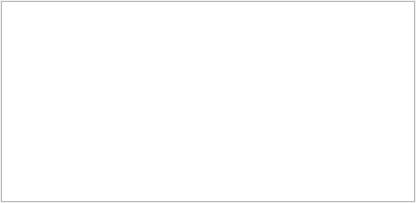
<?xml version="1.0" encoding="UTF-8"?>
<ui version="4.0">
 <class>LogPanel</class>
 <widget class="QWidget" name="LogPanel">
  <property name="geometry">
   <rect>
    <x>0</x>
    <y>0</y>
    <width>416</width>
    <height>203</height>
   </rect>
  </property>
  <property name="sizePolicy">
   <sizepolicy hsizetype="Ignored" vsizetype="Ignored">
    <horstretch>0</horstretch>
    <verstretch>0</verstretch>
   </sizepolicy>
  </property>
  <property name="windowTitle">
   <string>Log</string>
  </property>
  <layout class="QHBoxLayout" name="ui_horizontalLayout">
   <property name="spacing">
    <number>3</number>
   </property>
   <property name="margin">
    <number>1</number>
   </property>
   <item>
    <widget class="QTableView" name="ui_tableView"/>
   </item>
  </layout>
  <action name="ui_infoAction">
   <property name="checkable">
    <bool>true</bool>
   </property>
   <property name="checked">
    <bool>false</bool>
   </property>
   <property name="icon">
    <iconset resource="../resources/gui.qrc">
     <normaloff>:/infoIcon</normaloff>:/infoIcon</iconset>
   </property>
   <property name="text">
    <string>Info</string>
   </property>
  </action>
  <action name="ui_warningAction">
   <property name="checkable">
    <bool>true</bool>
   </property>
   <property name="checked">
    <bool>false</bool>
   </property>
   <property name="icon">
    <iconset resource="../resources/gui.qrc">
     <normaloff>:/warningIcon</normaloff>:/warningIcon</iconset>
   </property>
   <property name="text">
    <string>Warning</string>
   </property>
   <property name="iconText">
    <string>Warning</string>
   </property>
   <property name="toolTip">
    <string>Warning</string>
   </property>
  </action>
  <action name="ui_errorAction">
   <property name="checkable">
    <bool>true</bool>
   </property>
   <property name="checked">
    <bool>false</bool>
   </property>
   <property name="icon">
    <iconset resource="../resources/gui.qrc">
     <normaloff>:/errorIcon</normaloff>:/errorIcon</iconset>
   </property>
   <property name="text">
    <string>Error</string>
   </property>
   <property name="iconText">
    <string>Error</string>
   </property>
   <property name="toolTip">
    <string>Error</string>
   </property>
  </action>
  <action name="ui_debugAction">
   <property name="checkable">
    <bool>true</bool>
   </property>
   <property name="checked">
    <bool>false</bool>
   </property>
   <property name="icon">
    <iconset resource="../resources/gui.qrc">
     <normaloff>:/debugIcon</normaloff>:/debugIcon</iconset>
   </property>
   <property name="text">
    <string>Debug</string>
   </property>
  </action>
  <action name="ui_qtAction">
   <property name="checkable">
    <bool>true</bool>
   </property>
   <property name="checked">
    <bool>false</bool>
   </property>
   <property name="icon">
    <iconset resource="../resources/gui.qrc">
     <normaloff>:/qtIcon</normaloff>:/qtIcon</iconset>
   </property>
   <property name="text">
    <string>Qt</string>
   </property>
   <property name="iconText">
    <string>Qt</string>
   </property>
   <property name="toolTip">
    <string>Qt</string>
   </property>
  </action>
  <action name="ui_ogreAction">
   <property name="checkable">
    <bool>true</bool>
   </property>
   <property name="icon">
    <iconset resource="../resources/gui.qrc">
     <normaloff>:/ogreIcon</normaloff>:/ogreIcon</iconset>
   </property>
   <property name="text">
    <string>OGRE</string>
   </property>
  </action>
  <action name="ui_clearAction">
   <property name="icon">
    <iconset resource="../resources/gui.qrc">
     <normaloff>:/clearLogIcon</normaloff>:/clearLogIcon</iconset>
   </property>
   <property name="text">
    <string>Clear</string>
   </property>
  </action>
  <action name="ui_filterAction">
   <property name="checkable">
    <bool>true</bool>
   </property>
   <property name="icon">
    <iconset resource="../resources/gui.qrc">
     <normaloff>:/filterIcon</normaloff>:/filterIcon</iconset>
   </property>
   <property name="text">
    <string>Filter</string>
   </property>
  </action>
  <action name="ui_resetFilterAction">
   <property name="icon">
    <iconset resource="../resources/gui.qrc">
     <normaloff>:/resetFilterIcon</normaloff>:/resetFilterIcon</iconset>
   </property>
   <property name="text">
    <string>Reset Filter</string>
   </property>
  </action>
  <action name="ui_copyAction">
   <property name="icon">
    <iconset resource="../resources/gui.qrc">
     <normaloff>:/copyIcon</normaloff>:/copyIcon</iconset>
   </property>
   <property name="text">
    <string>Copy</string>
   </property>
   <property name="statusTip">
    <string>Copies the selected log messages to the clipboard</string>
   </property>
   <property name="shortcutContext">
    <enum>Qt::WindowShortcut</enum>
   </property>
  </action>
  <action name="ui_resetSearchAction">
    <property name="enabled">
      <bool>false</bool>
    </property>
    <property name="icon">
      <iconset>
        <normaloff>:/cancelIcon</normaloff>:/cancelIcon
      </iconset>
    </property>
    <property name="text">
      <string>Reset Log Search</string>
    </property>
    <property name="statusTip">
      <string>Reset the search so that all log entries are displayed again</string>
    </property>
  </action>
 </widget>
 <resources>
  <include location="../resources/gui.qrc"/>
 </resources>
 <connections/>
</ui>
